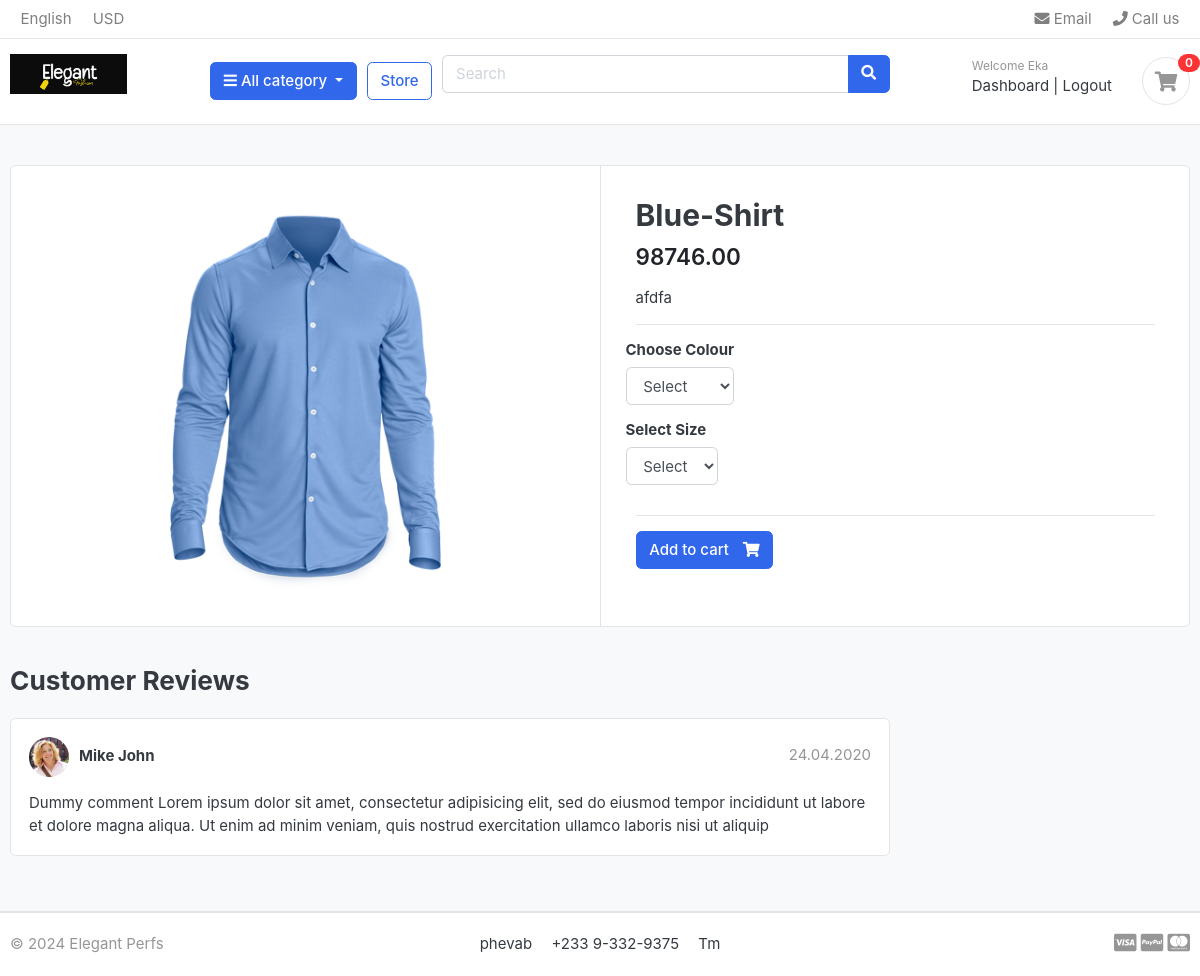
Screenshot of /store/category/shirt/blue-shirt/ (signed in) with the database file from the repository.
### accounts/models.py (models this page shows, shortened)
class Account(AbstractBaseUser, PermissionsMixin):
    first_name = models.CharField(max_length=50)
    last_name = models.CharField(max_length=50)
    username = models.CharField(max_length=50, unique=True)
    email = models.EmailField(max_length=100, unique=True)
    phone_number = PhoneNumberField(blank=True)
    region = models.CharField(max_length=2, choices=REGIONS_CHOICES, blank=True)
    date_joined = models.DateTimeField(auto_now_add=True)
    last_login = models.DateTimeField(auto_now=True)
    is_admin = models.BooleanField(default=False)
    is_staff = models.BooleanField(default=False)
    is_active = models.BooleanField(default=False)
    is_superuser = models.BooleanField(default=False)  # Add this line for is_superuser
    USERNAME_FIELD = 'email'
    REQUIRED_FIELDS = ["username", "first_name", "last_name"]
    objects = MyAccountManager()

### store/models.py (models this page shows, shortened)
class Product(models.Model):
    product_name = models.CharField(max_length=200, unique=True)
    slug = models.SlugField(max_length=200, unique=True)
    description = models.TextField(max_length=200, unique=True)
    price = MoneyField(max_digits=10, decimal_places=2, default_currency='GHC')
    old_price = MoneyField(max_digits=10, decimal_places=2, default_currency='GHC')
    images = models.ImageField(upload_to='photos/products')
    is_available = models.BooleanField(default=True)
    category = models.ForeignKey(Category, on_delete=models.CASCADE )
    stock = models.PositiveIntegerField(default=0)
    created_date = models.DateTimeField(auto_now_add=True)
    modified_date = models.DateTimeField(auto_now=True)

### store/views.py (the view)
# urls.py: path('category/<slug:category_slug>/<slug:product_slug>/',views.product_detail, name='product_detail'),
def product_detail(request, category_slug, product_slug):
    try:
        single_product = Product.objects.get(category__slug=category_slug, slug=product_slug)
        in_cart = CartItem.objects.filter(cart__cart_id = _cart_id(request), product=single_product).exists()
    except Exception as e:
        raise e
    context={
        'single_product':single_product,
        'in_cart' : in_cart
    }
    return render(request, 'product_detail.html', context)

### carts/context_processors.py (called while the page is built)
def counter(request):
    cart_count = 0
    if 'admin' in request.path:
        return{}
    else:
        try:
            cart = Cart.objects.filter(cart_id = _cart_id(request))
            cart_items = CartItem.objects.all().filter(cart=cart[:1])
            for cart_item in cart_items:
                cart_count = cart_count + cart_item.quantity
        except Cart.DoesNotExist:
            cart_count = 0
    return dict(cart_count=cart_count)

### carts/views.py (called while the page is built)
def _cart_id(request):
    cart = request.session.session_key
    if not cart:
        cart = request.session.create()
    return cart

### category/context_processors.py (called while the page is built)
def menu_links(request):
    links = Category.objects.all()
    return dict(links=links)

### category/models.py (called while the page is built)
    def get_url(self):
        return reverse('products_by_category',args=[self.slug])

### store/models.py (called while the page is built)
    def colours(self):
        return super(VariationManager, self).filter(variation_category = 'colour', is_active = True)

    def sizes(self):
        return super(VariationManager, self).filter(variation_category = 'size', is_active = True)

### templates/product_detail.html (shortened to what this page needs)
{% extends 'base.html' %} {% load static %} {% block content %}
<section class="section-content padding-y bg">
  <div class="container">
    <div class="card">
      <div class="row no-gutters">
        <aside class="col-md-6">
          <article class="gallery-wrap">
            <div class="img-big-wrap">
              <a href="{{product.get_url}}">
                <img src="{{single_product.images.url}}" />
              </a>
            </div>
          </article>
        </aside>
        <main class="col-md-6 border-left">
          <form action="{% url 'add_cart' single_product.id %}" method="POST">
            <article class="content-body">
              <h2 class="title">{{single_product.product_name}}</h2>
              <div class="mb-3">
                <var class="price h4">{{single_product.price}}</var>
              </div>
              <p>{{single_product.description}}</p>
              <hr />
              <div class="row">
                <div class="item-option-select">
                  <h6>Choose Colour</h6>
                  <select name="Colour" class="form-control">
                    <option value="" disabled selected>Select</option>
                  </select>
                </div>
              </div>
              <div class="row">
                <div class="item-option-select">
                  <h6>Select Size</h6>
                  <select name="size" class="form-control">
                    <option value="" disabled selected>Select</option>
                  </select>
                </div>
              </div>
              <hr />
              {% if single_product.stock <= 0 %}
              <h5 class="text-danger">Out Of stalk</h5>
              {% else %}
              <button type="submit " class="btn btn-primary">
                <span class="text">Add to cart</span>
                <i class="fas fa-shopping-cart"></i>
              </button>
              {% endif %}
            </article>
          </form>
        </main>
      </div>
    </div>
    <br />
    <div class="row">
      <div class="col-md-9">
        <header class="section-heading">
          <h3>Customer Reviews</h3>
        </header>
        <article class="box mb-3">
          <div class="icontext w-100">
            <img
              src="{% static './images/avatars/avatar1.jpg' %}"
              class="img-xs icon rounded-circle"
            />
            <div class="text">
              <span class="date text-muted float-md-right">24.04.2020 </span>
              <h6 class="mb-1">Mike John</h6>
            </div>
          </div>
          <div class="mt-3">
            <p>
              Dummy comment Lorem ipsum dolor sit amet, consectetur adipisicing
              elit, sed do eiusmod tempor incididunt ut labore et dolore magna
              aliqua. Ut enim ad minim veniam, quis nostrud exercitation ullamco
              laboris nisi ut aliquip
            </p>
          </div>
        </article>
      </div>
    </div>
  </div>
</section>
{% endblock %}

### templates/includes/navbar.html (shortened to what this page needs)
{% load static %}
<header class="section-header">
  <nav class="navbar p-md-0 navbar-expand-sm navbar-light border-bottom">
    <div class="container">
      <div class="collapse navbar-collapse" id="navbarTop4">
        <ul class="navbar-nav mr-auto">
          <li class="nav-item dropdown">
            <a href="#" class="nav-link"> English </a>
          </li>
          <li class="nav-item dropdown">
            <a href="#" class="nav-link"> USD </a>
          </li>
        </ul>
        <ul class="navbar-nav">
          <li>
            <a href="#" class="nav-link">
              <i class="fa fa-envelope"></i> Email
            </a>
          </li>
          <li>
            <a href="#" class="nav-link">
              <i class="fa fa-phone"></i> Call us
            </a>
          </li>
        </ul>
      </div>
    </div>
  </nav>
  <section class="header-main border-bottom">
    <div class="container">
      <div class="row align-items-center">
        <div class="col-lg-2 col-md-3 col-6">
          <a href=" {% url 'home' %}" class="brand-wrap">
            <img class="logo" src="{% static './images/logo2.png' %}" />
          </a>
        </div>
        <div class="col-lg col-sm col-md col-6 flex-grow-0">
          <div class="category-wrap dropdown d-inline-block float-right">
            <button
              type="button"
              class="btn btn-primary dropdown-toggle"
              data-toggle="dropdown"
            >
              <i class="fa fa-bars"></i> All category
            </button>
          </div>
        </div>
        <a href="/store" class="btn btn-outline-primary">Store</a>
        <div class="col-lg col-md-6 col-sm-12 col">
          <form action="{% url 'search' %}" class="search" method="GET">
            <div class="input-group w-100">
              <input
                type="text"
                class="form-control"
                style="width: auto"
                placeholder="Search"
                name="keyword"
              />
              <div class="input-group-append">
                <button class="btn btn-primary" type="submit">
                  <i class="fa fa-search"></i>
                </button>
              </div>
            </div>
          </form>
        </div>
        <div class="col-lg-3 col-sm-6 col-8 order-2 order-lg-3">
          <div class="d-flex justify-content-end mb-3 mb-lg-0">
            {% if user.id is None %}
            <div class="widget-header">
              <small class="title text-muted">Welcome guest!</small>
              <div>
                <a href="{% url 'login' %}">Sign in</a>
                <span class="dark-transp"> | </span>
                <a href="{% url 'register' %}"> Register</a>
              </div>
            </div>
            {% else %}
            <div class="widget-header">
              <small class="title text-muted">Welcome {{user.first_name | capfirst }}</small>
              <div>
                <a href="{% url 'dashboard' %}">Dashboard</a>
                <span class="dark-transp"> | </span>
                <a href="{% url 'logout' %}">Logout</a>
              </div>
            </div>
            {% endif %}
            <a href="{% url 'cart' %}" class="widget-header pl-3 ml-3">
              <div class="icon icon-sm rounded-circle border">
                <i class="fa fa-shopping-cart"></i>
              </div>
              <span class="badge badge-pill badge-danger notify"
                >{{cart_count}}</span
              >
            </a>
          </div>
        </div>
      </div>
    </div>
  </section>
</header>

### static/css/ui.css (style rules this page uses)
html { font-family: "Inter", sans-serif; font-size: 15px; }
.content-body { flex: 1 1 auto; padding: 2rem 2.3rem; }
.icon-xs, .icon-sm, .icon-md, .icon-lg { display: inline-block; text-align: center; flex-shrink: 0; flex-grow: 0; }
.icon-sm { width: 48px; height: 48px; line-height: 48px !important; font-size: 20px; }
.img-xs, .img-sm, .img-md, .img-lg { -o-object-fit: cover; object-fit: cover; flex-shrink: 0; flex-grow: 0; }
.img-xs { width: 40px; height: 40px; }
.padding-y { padding-top: 40px; padding-bottom: 40px; }
var { font-style: normal; }
article:after, .form-group:after { display: block; clear: both; content: ""; }
.bg { background-color: #f8f9fa; }
.section-heading { margin-bottom: 20px; margin-top: 15px; }
p:last-child { margin-bottom: 0; }
.header-main { position: relative; padding-top: 1rem; padding-bottom: 1rem; }
.brand-wrap .logo, .navbar-brand .logo { margin-right: 7px; max-height: 42px; display: inline-block; }
.widget-header { display: inline-block; vertical-align: middle; position: relative; }
.widget-header a { color: #343a40; }
.widget-header i { color: #969696; }
.widget-header .title { display: block; }
.widget-header .notify { position: absolute; top: -3px; right: -10px; }
.btn .text + i { margin-left: 10px; }
.icontext { display: inline-flex; align-items: center; vertical-align: middle; }
.icontext .text { width: 100%; line-height: 1.2; }
.icontext .icon { position: relative; margin-right: 10px; flex-shrink: 0; flex-grow: 0; }
.notify { position: absolute; top: -4px; right: -10px; display: inline-block; padding: 0.25em 0.6em; font-size: 12px; line-height: 1; text-align: center; border-radius: 3rem; color: #fff; background-color: #fa3434; }
.price { font-weight: 600; color: #212529; }
.box { padding: 18px; background: #fff; border-radius: 0.37rem; border: 1px solid #e4e4e4; }
.box img { max-width: 100%; }
.gallery-wrap .img-big-wrap { margin-bottom: 10px; border-radius: 0.37rem; overflow: hidden; background-color: #fff; }
.gallery-wrap .img-big-wrap a { text-align: center; display: block; }
.gallery-wrap .img-big-wrap img { height: 450px; width: auto; display: inline-block; }
.item-option-select { margin-bottom: 1rem; display: inline-block; margin-right: 15px; }

### static/css/responsive.css (style rules this page uses)
@media all and (max-width: 1700px) { .section-header .logo { max-height: 40px; width: auto; } }
@media all and (max-width: 1700px) { .section-header .header-main .brand-wrap { margin-bottom: 1rem; display: inline-block; } }
@media all and (max-width: 1700px) { .section-header .header-main .search { margin-bottom: 1rem; } }

### rows the page displays
Account: first_name "Eka"
Product: images (picture), product_name "Blue-Shirt", price "98746.00", description "afdfa"

### other values shown
{{ cart_count }} "0"
